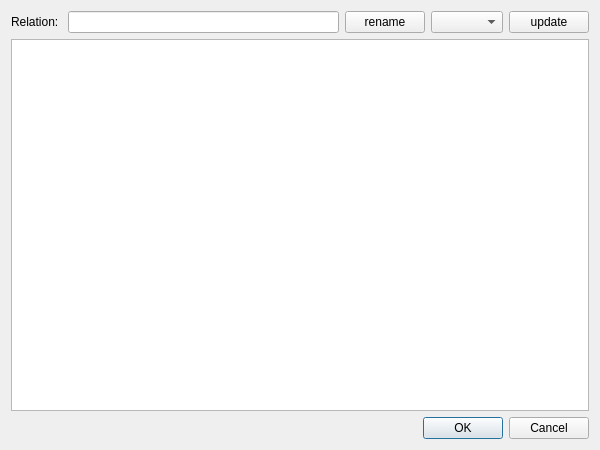
<?xml version="1.0" encoding="UTF-8"?>
<ui version="4.0">
 <class>DisplayRelation</class>
 <widget class="QDialog" name="DisplayRelation">
  <property name="geometry">
   <rect>
    <x>0</x>
    <y>0</y>
    <width>600</width>
    <height>450</height>
   </rect>
  </property>
  <property name="windowTitle">
   <string>Dialog</string>
  </property>
  <layout class="QGridLayout" name="gridLayout">
   <item row="0" column="0">
    <widget class="QLabel" name="title">
     <property name="text">
      <string>Relation: </string>
     </property>
    </widget>
   </item>
   <item row="0" column="1">
    <widget class="QLineEdit" name="relationName"/>
   </item>
   <item row="0" column="2">
    <widget class="QPushButton" name="renameButton">
     <property name="text">
      <string>rename</string>
     </property>
    </widget>
   </item>
   <item row="0" column="3">
    <widget class="QComboBox" name="relationsBox"/>
   </item>
   <item row="0" column="4">
    <widget class="QPushButton" name="updateButton">
     <property name="text">
      <string>update</string>
     </property>
    </widget>
   </item>
   <item row="1" column="0" colspan="5">
    <widget class="QTableWidget" name="tableWidget"/>
   </item>
   <item row="2" column="2" colspan="3">
    <widget class="QDialogButtonBox" name="buttonBox">
     <property name="orientation">
      <enum>Qt::Horizontal</enum>
     </property>
     <property name="standardButtons">
      <set>QDialogButtonBox::Cancel|QDialogButtonBox::Ok</set>
     </property>
    </widget>
   </item>
  </layout>
 </widget>
 <resources/>
 <connections>
  <connection>
   <sender>buttonBox</sender>
   <signal>accepted()</signal>
   <receiver>DisplayRelation</receiver>
   <slot>accept()</slot>
   <hints>
    <hint type="sourcelabel">
     <x>248</x>
     <y>254</y>
    </hint>
    <hint type="destinationlabel">
     <x>157</x>
     <y>274</y>
    </hint>
   </hints>
  </connection>
  <connection>
   <sender>buttonBox</sender>
   <signal>rejected()</signal>
   <receiver>DisplayRelation</receiver>
   <slot>reject()</slot>
   <hints>
    <hint type="sourcelabel">
     <x>316</x>
     <y>260</y>
    </hint>
    <hint type="destinationlabel">
     <x>286</x>
     <y>274</y>
    </hint>
   </hints>
  </connection>
 </connections>
</ui>
